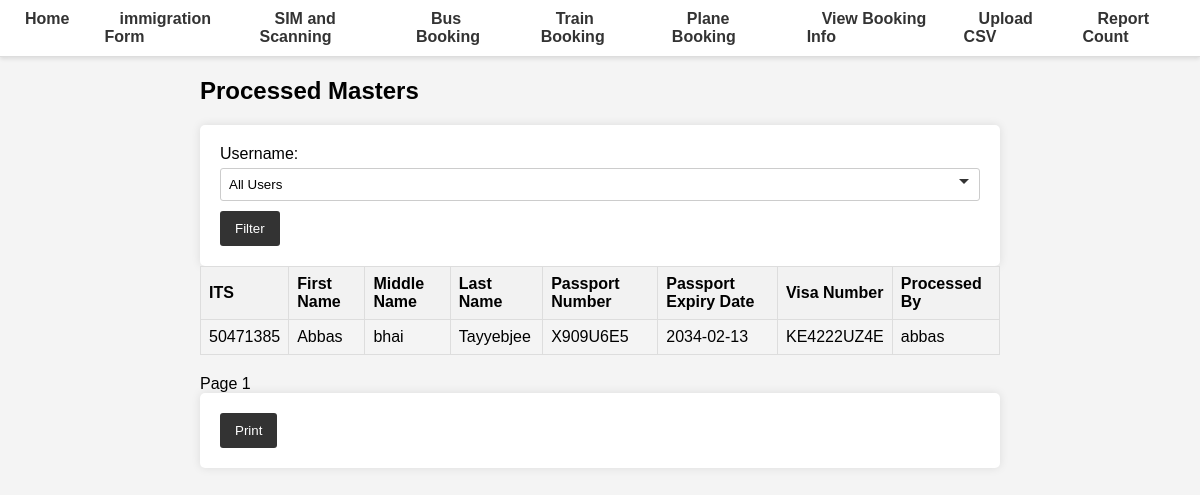
Before: /processed-masters/ with the older database file.
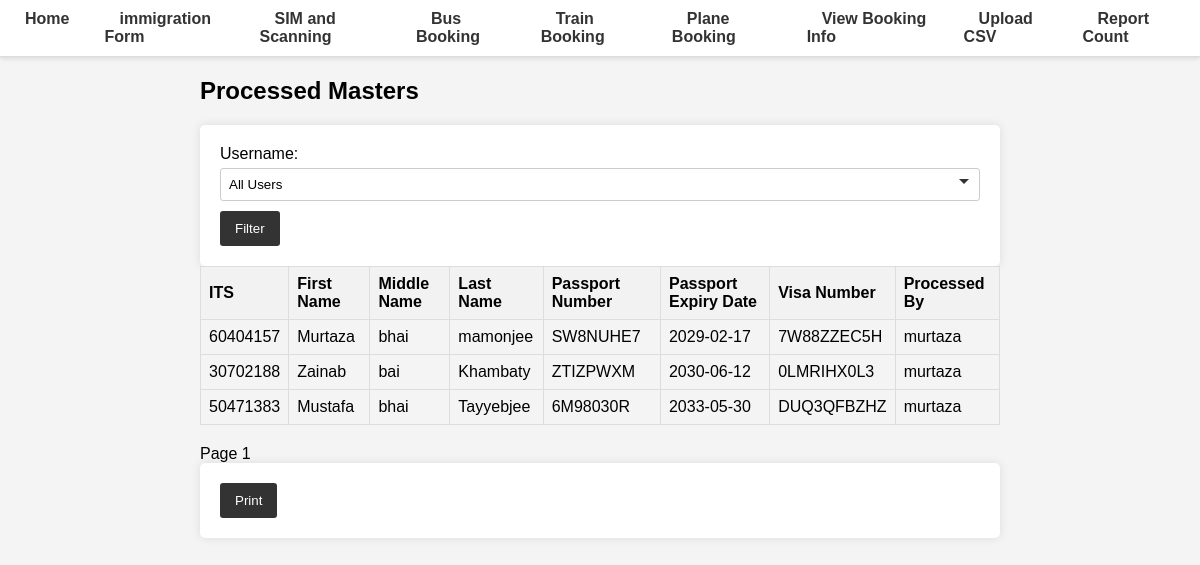
After: the same page with the newer database file.
### database.py (models this page shows)
class ProcessedMaster(Base):
    __tablename__ = "processed_master"
    id = Column(Integer, primary_key=True, index=True)
    ITS = Column(Integer, ForeignKey('master.ITS'), unique=True, index=True)
    first_name = Column(String, index=True)
    middle_name = Column(String, index=True)
    last_name = Column(String, index=True)
    DOB = Column(Date)
    passport_No = Column(String, index=True)
    passport_Expiry = Column(Date, index=True)
    Visa_No = Column(String, index=True)
    Mode_of_Transport = Column(String, index=True)
    phone = Column(String, index=True)
    arrived = Column(Boolean, default=False)
    timestamp = Column(DateTime, default=func.now())
    processed_by = Column(String, ForeignKey('users.username'))

### main.py (the view)
@app.get("/processed-masters/", response_class=HTMLResponse)
async def get_processed_masters(
    request: Request,
    page: int = 1,
    user: str = None,  # Accept username from query parameter
    db: Session = Depends(get_db)
):
    users = db.query(User).all()
    total_count = db.query(func.count(ProcessedMaster.ITS)).scalar()
    query = db.query(ProcessedMaster)
    if user:
        query = query.filter(ProcessedMaster.processed_by == user)
    processed_masters = (
        query.offset((page - 1) * PAGE_SIZE)
        .limit(PAGE_SIZE)
        .all()
    )
    return templates.TemplateResponse(
        "processed_masters.html",
        {
            "request": request,
            "processed_masters": processed_masters,
            "page": page,
            "page_size": PAGE_SIZE,
            "total_count": total_count,
            "users": users,
            "selected_user": user,  # Pass the selected username to the template
        }
    )

### templates/processed_masters.html (shortened to what this page needs)
{% extends "base.html" %}
{% block content %}
<h2>Processed Masters</h2>
<form action="" method="get">
  <label for="user">Username:</label>
  <select name="user" id="user">
    <option value="">All Users</option>
  </select>
  <button type="submit">Filter</button>
</form>
<table>
  <tr>
    <th>ITS</th>
    <th>First Name</th>
    <th>Middle Name</th>
    <th>Last Name</th>
    <th>Passport Number</th>
    <th>Passport Expiry Date</th>
    <th>Visa Number</th>
    <th>Processed By</th>
  </tr>
  {% for master in processed_masters %}
    {% if not selected_user or master.processed_by == selected_user %}
    <tr>
      <td>{{ master.ITS }}</td>
      <td>{{ master.first_name }}</td>
      <td>{{ master.middle_name }}</td>
      <td>{{ master.last_name }}</td>
      <td>{{ master.passport_No }}</td>
      <td>{{ master.passport_Expiry }}</td>
      <td>{{ master.Visa_No }}</td>
      <td>{{ master.processed_by }}</td>
    </tr>
    {% endif %}
  {% endfor %}
</table>
{% if processed_masters %}
<div>
  Page {{ page }}
</div>
<div>
  <form action="/print" method="post">
    <button type="submit">Print</button>
  </form>
</div>
{% endif %}
{% endblock %}

Changed rows visible on the page:
changed ProcessedMaster: ITS "50471385" → "60404157"; first_name "Abbas" → "Murtaza"; last_name "Tayyebjee" → "mamonjee"; passport_No "X909U6E5" → "SW8NUHE7"; passport_Expiry "2034-02-13" → "2029-02-17"; Visa_No "KE4222UZ4E" → "7W88ZZEC5H"; processed_by "abbas" → "murtaza"
added ProcessedMaster: ITS "30702188", first_name "Zainab", middle_name "bai", last_name "Khambaty", passport_No "ZTIZPWXM", passport_Expiry "2030-06-12", Visa_No "0LMRIHX0L3", processed_by "murtaza"
added ProcessedMaster: ITS "50471383", first_name "Mustafa", middle_name "bhai", last_name "Tayyebjee", passport_No "6M98030R", passport_Expiry "2033-05-30", Visa_No "DUQ3QFBZHZ", processed_by "murtaza"
